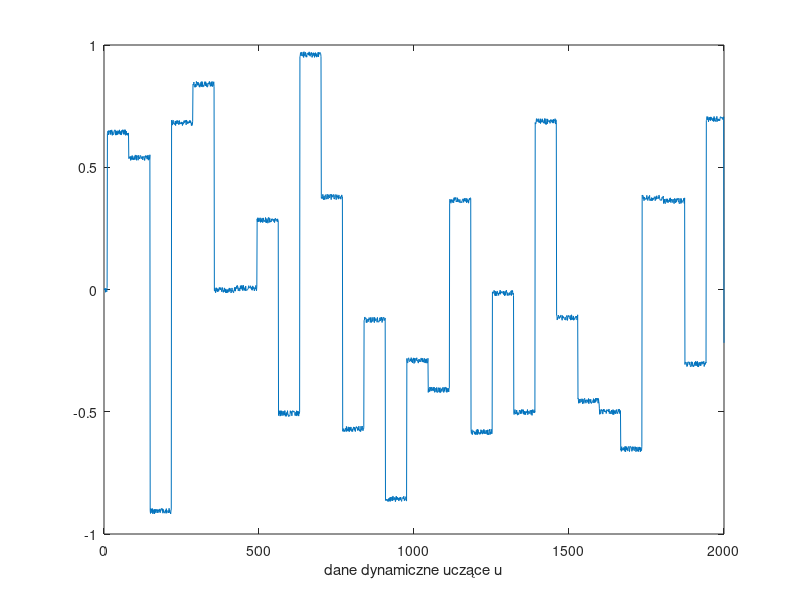
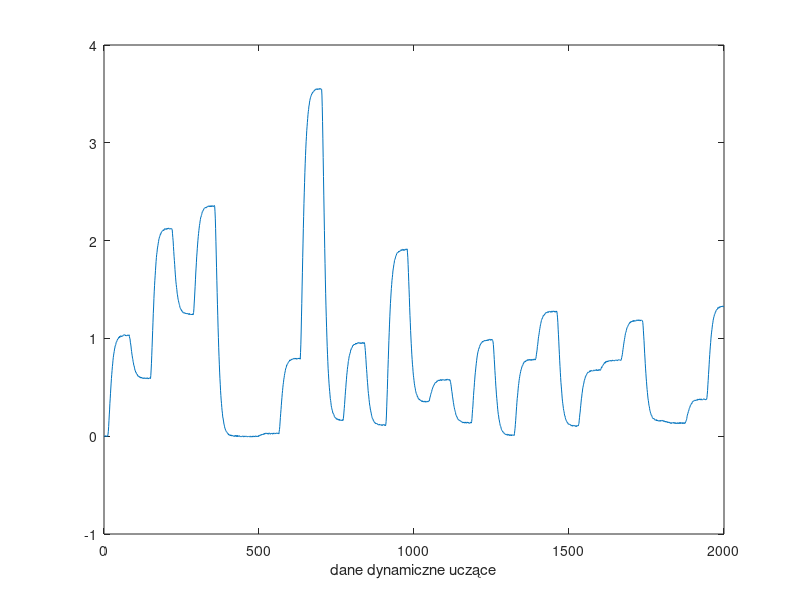
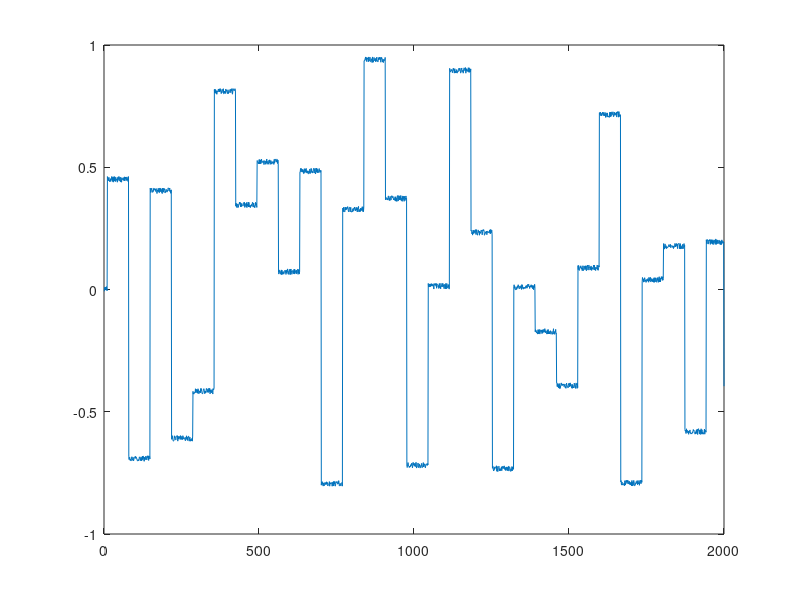
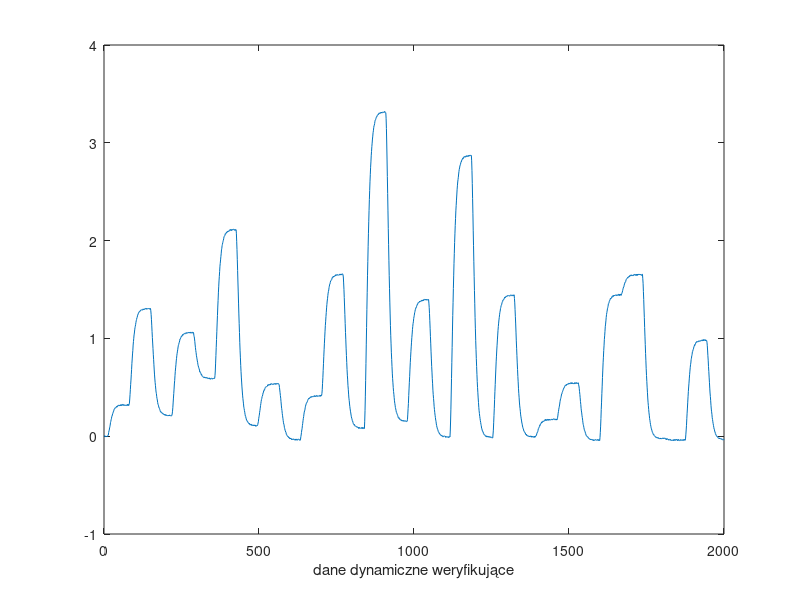

Write the MATLAB code that produced these figures, in order.
format long
ducz=importdata('Dane/danedynucz37.txt');

xdynu=ducz(1:end, 1);
ydynu=ducz(1:end, 2);
length(xdynu)
length(ydynu)
% plot(xdynu, ydynu)
plot([1:length(xdynu)], xdynu)
xlabel('dane dynamiczne uczące u')
figure
plot([1:length(ydynu)], ydynu)
xlabel('dane dynamiczne uczące')


dwer=importdata('Dane/danedynwer37.txt');


xdynw=dwer(1:end, 1);
ydynw=dwer(1:end, 2);
length(xdynw)
length(ydynw)
% plot(xdynu, ydynu)
figure
plot([1:length(xdynw)], xdynw)
figure
plot([1:length(ydynw)], ydynw)
xlabel('dane dynamiczne weryfikujące')